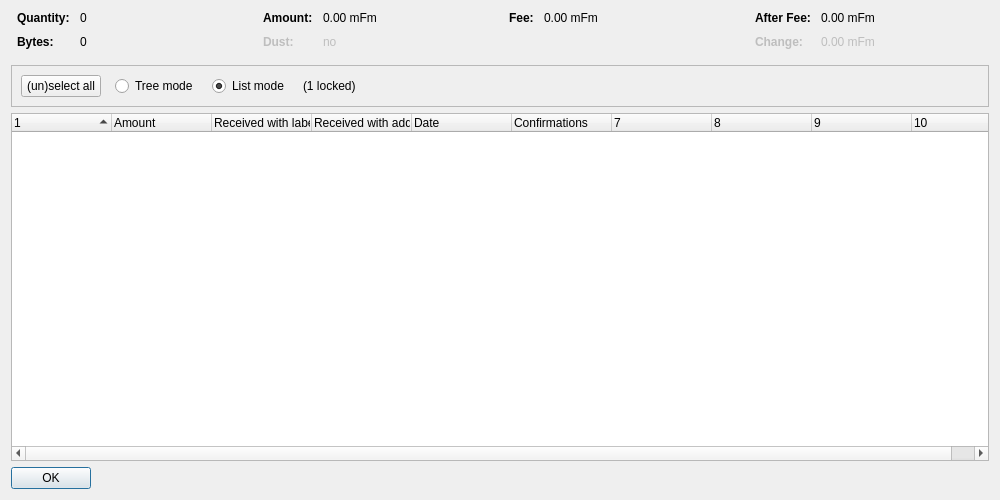
<?xml version="1.0" encoding="UTF-8"?>
<ui version="4.0">
 <class>CoinControlDialog</class>
 <widget class="QDialog" name="CoinControlDialog">
  <property name="geometry">
   <rect>
    <x>0</x>
    <y>0</y>
    <width>1000</width>
    <height>500</height>
   </rect>
  </property>
  <property name="windowTitle">
   <string>Coin Selection</string>
  </property>
  <layout class="QVBoxLayout" name="verticalLayout">
   <item>
    <layout class="QHBoxLayout" name="horizontalLayoutTop" stretch="0,0,0,0">
     <property name="topMargin">
      <number>0</number>
     </property>
     <property name="bottomMargin">
      <number>10</number>
     </property>
     <item>
      <layout class="QFormLayout" name="formLayoutCoinControl1">
       <property name="horizontalSpacing">
        <number>10</number>
       </property>
       <property name="verticalSpacing">
        <number>10</number>
       </property>
       <property name="leftMargin">
        <number>6</number>
       </property>
       <property name="rightMargin">
        <number>6</number>
       </property>
       <item row="0" column="0">
        <widget class="QLabel" name="labelCoinControlQuantityText">
         <property name="font">
          <font>
           <weight>75</weight>
           <bold>true</bold>
          </font>
         </property>
         <property name="text">
          <string>Quantity:</string>
         </property>
        </widget>
       </item>
       <item row="0" column="1">
        <widget class="QLabel" name="labelCoinControlQuantity">
         <property name="cursor">
          <cursorShape>IBeamCursor</cursorShape>
         </property>
         <property name="contextMenuPolicy">
          <enum>Qt::ActionsContextMenu</enum>
         </property>
         <property name="text">
          <string notr="true">0</string>
         </property>
         <property name="textInteractionFlags">
          <set>Qt::LinksAccessibleByMouse|Qt::TextSelectableByKeyboard|Qt::TextSelectableByMouse</set>
         </property>
        </widget>
       </item>
       <item row="1" column="0">
        <widget class="QLabel" name="labelCoinControlBytesText">
         <property name="font">
          <font>
           <weight>75</weight>
           <bold>true</bold>
          </font>
         </property>
         <property name="text">
          <string>Bytes:</string>
         </property>
        </widget>
       </item>
       <item row="1" column="1">
        <widget class="QLabel" name="labelCoinControlBytes">
         <property name="cursor">
          <cursorShape>IBeamCursor</cursorShape>
         </property>
         <property name="contextMenuPolicy">
          <enum>Qt::ActionsContextMenu</enum>
         </property>
         <property name="text">
          <string notr="true">0</string>
         </property>
         <property name="textInteractionFlags">
          <set>Qt::LinksAccessibleByMouse|Qt::TextSelectableByKeyboard|Qt::TextSelectableByMouse</set>
         </property>
        </widget>
       </item>
      </layout>
     </item>
     <item>
      <layout class="QFormLayout" name="formLayoutCoinControl2">
       <property name="horizontalSpacing">
        <number>10</number>
       </property>
       <property name="verticalSpacing">
        <number>10</number>
       </property>
       <property name="leftMargin">
        <number>6</number>
       </property>
       <property name="rightMargin">
        <number>6</number>
       </property>
       <item row="0" column="0">
        <widget class="QLabel" name="labelCoinControlAmountText">
         <property name="font">
          <font>
           <weight>75</weight>
           <bold>true</bold>
          </font>
         </property>
         <property name="text">
          <string>Amount:</string>
         </property>
        </widget>
       </item>
       <item row="0" column="1">
        <widget class="QLabel" name="labelCoinControlAmount">
         <property name="cursor">
          <cursorShape>IBeamCursor</cursorShape>
         </property>
         <property name="contextMenuPolicy">
          <enum>Qt::ActionsContextMenu</enum>
         </property>
         <property name="text">
          <string notr="true">0.00 mFm</string>
         </property>
         <property name="textInteractionFlags">
          <set>Qt::LinksAccessibleByMouse|Qt::TextSelectableByKeyboard|Qt::TextSelectableByMouse</set>
         </property>
        </widget>
       </item>
       <item row="1" column="0">
        <widget class="QLabel" name="labelCoinControlLowOutputText">
         <property name="enabled">
          <bool>false</bool>
         </property>
         <property name="font">
          <font>
           <weight>75</weight>
           <bold>true</bold>
          </font>
         </property>
         <property name="text">
          <string>Dust:</string>
         </property>
        </widget>
       </item>
       <item row="1" column="1">
        <widget class="QLabel" name="labelCoinControlLowOutput">
         <property name="enabled">
          <bool>false</bool>
         </property>
         <property name="cursor">
          <cursorShape>IBeamCursor</cursorShape>
         </property>
         <property name="contextMenuPolicy">
          <enum>Qt::ActionsContextMenu</enum>
         </property>
         <property name="text">
          <string notr="true">no</string>
         </property>
         <property name="textInteractionFlags">
          <set>Qt::LinksAccessibleByMouse|Qt::TextSelectableByKeyboard|Qt::TextSelectableByMouse</set>
         </property>
        </widget>
       </item>
      </layout>
     </item>
     <item>
      <layout class="QFormLayout" name="formLayoutCoinControl3">
       <property name="horizontalSpacing">
        <number>10</number>
       </property>
       <property name="verticalSpacing">
        <number>10</number>
       </property>
       <property name="leftMargin">
        <number>6</number>
       </property>
       <property name="rightMargin">
        <number>6</number>
       </property>
       <item row="0" column="0">
        <widget class="QLabel" name="labelCoinControlFeeText">
         <property name="font">
          <font>
           <weight>75</weight>
           <bold>true</bold>
          </font>
         </property>
         <property name="text">
          <string>Fee:</string>
         </property>
        </widget>
       </item>
       <item row="0" column="1">
        <widget class="QLabel" name="labelCoinControlFee">
         <property name="cursor">
          <cursorShape>IBeamCursor</cursorShape>
         </property>
         <property name="contextMenuPolicy">
          <enum>Qt::ActionsContextMenu</enum>
         </property>
         <property name="text">
          <string notr="true">0.00 mFm</string>
         </property>
         <property name="textInteractionFlags">
          <set>Qt::LinksAccessibleByMouse|Qt::TextSelectableByKeyboard|Qt::TextSelectableByMouse</set>
         </property>
        </widget>
       </item>
      </layout>
     </item>
     <item>
      <layout class="QFormLayout" name="formLayoutCoinControl4">
       <property name="horizontalSpacing">
        <number>10</number>
       </property>
       <property name="verticalSpacing">
        <number>10</number>
       </property>
       <property name="leftMargin">
        <number>6</number>
       </property>
       <property name="rightMargin">
        <number>6</number>
       </property>
       <item row="0" column="0">
        <widget class="QLabel" name="labelCoinControlAfterFeeText">
         <property name="font">
          <font>
           <weight>75</weight>
           <bold>true</bold>
          </font>
         </property>
         <property name="text">
          <string>After Fee:</string>
         </property>
        </widget>
       </item>
       <item row="0" column="1">
        <widget class="QLabel" name="labelCoinControlAfterFee">
         <property name="cursor">
          <cursorShape>IBeamCursor</cursorShape>
         </property>
         <property name="contextMenuPolicy">
          <enum>Qt::ActionsContextMenu</enum>
         </property>
         <property name="text">
          <string notr="true">0.00 mFm</string>
         </property>
         <property name="textInteractionFlags">
          <set>Qt::LinksAccessibleByMouse|Qt::TextSelectableByKeyboard|Qt::TextSelectableByMouse</set>
         </property>
        </widget>
       </item>
       <item row="1" column="0">
        <widget class="QLabel" name="labelCoinControlChangeText">
         <property name="enabled">
          <bool>false</bool>
         </property>
         <property name="font">
          <font>
           <weight>75</weight>
           <bold>true</bold>
          </font>
         </property>
         <property name="text">
          <string>Change:</string>
         </property>
        </widget>
       </item>
       <item row="1" column="1">
        <widget class="QLabel" name="labelCoinControlChange">
         <property name="enabled">
          <bool>false</bool>
         </property>
         <property name="cursor">
          <cursorShape>IBeamCursor</cursorShape>
         </property>
         <property name="contextMenuPolicy">
          <enum>Qt::ActionsContextMenu</enum>
         </property>
         <property name="text">
          <string notr="true">0.00 mFm</string>
         </property>
         <property name="textInteractionFlags">
          <set>Qt::LinksAccessibleByMouse|Qt::TextSelectableByKeyboard|Qt::TextSelectableByMouse</set>
         </property>
        </widget>
       </item>
      </layout>
     </item>
    </layout>
   </item>
   <item>
    <widget class="QFrame" name="frame">
     <property name="minimumSize">
      <size>
       <width>0</width>
       <height>40</height>
      </size>
     </property>
     <property name="frameShape">
      <enum>QFrame::StyledPanel</enum>
     </property>
     <property name="frameShadow">
      <enum>QFrame::Sunken</enum>
     </property>
     <layout class="QHBoxLayout" name="horizontalLayout">
      <item>
       <layout class="QHBoxLayout" name="horizontalLayoutPanel" stretch="0,0,0,0,0">
        <property name="spacing">
         <number>14</number>
        </property>
        <item>
         <widget class="QPushButton" name="pushButtonSelectAll">
          <property name="sizePolicy">
           <sizepolicy hsizetype="Maximum" vsizetype="Fixed">
            <horstretch>0</horstretch>
            <verstretch>0</verstretch>
           </sizepolicy>
          </property>
          <property name="text">
           <string>(un)select all</string>
          </property>
          <property name="autoDefault">
           <bool>false</bool>
          </property>
         </widget>
        </item>
        <item>
         <widget class="QRadioButton" name="radioTreeMode">
          <property name="sizePolicy">
           <sizepolicy hsizetype="Maximum" vsizetype="Fixed">
            <horstretch>0</horstretch>
            <verstretch>0</verstretch>
           </sizepolicy>
          </property>
          <property name="text">
           <string>Tree mode</string>
          </property>
         </widget>
        </item>
        <item>
         <widget class="QRadioButton" name="radioListMode">
          <property name="sizePolicy">
           <sizepolicy hsizetype="Maximum" vsizetype="Fixed">
            <horstretch>0</horstretch>
            <verstretch>0</verstretch>
           </sizepolicy>
          </property>
          <property name="text">
           <string>List mode</string>
          </property>
          <property name="checked">
           <bool>true</bool>
          </property>
         </widget>
        </item>
        <item>
         <widget class="QLabel" name="labelLocked">
          <property name="text">
           <string notr="true">(1 locked)</string>
          </property>
         </widget>
        </item>
        <item>
         <spacer name="horizontalSpacer">
          <property name="orientation">
           <enum>Qt::Horizontal</enum>
          </property>
          <property name="sizeHint" stdset="0">
           <size>
            <width>40</width>
            <height>20</height>
           </size>
          </property>
         </spacer>
        </item>
       </layout>
      </item>
     </layout>
    </widget>
   </item>
   <item>
    <widget class="CoinControlTreeWidget" name="treeWidget">
     <property name="contextMenuPolicy">
      <enum>Qt::CustomContextMenu</enum>
     </property>
     <property name="sortingEnabled">
      <bool>false</bool>
     </property>
     <property name="columnCount">
      <number>10</number>
     </property>
     <attribute name="headerShowSortIndicator" stdset="0">
      <bool>true</bool>
     </attribute>
     <attribute name="headerStretchLastSection">
      <bool>false</bool>
     </attribute>
     <column>
      <property name="text">
       <string/>
      </property>
     </column>
     <column>
      <property name="text">
       <string>Amount</string>
      </property>
     </column>
     <column>
      <property name="text">
       <string>Received with label</string>
      </property>
     </column>
     <column>
      <property name="text">
       <string>Received with address</string>
      </property>
     </column>
     <column>
      <property name="text">
       <string>Date</string>
      </property>
     </column>
     <column>
      <property name="text">
       <string>Confirmations</string>
      </property>
      <property name="toolTip">
       <string>Confirmed</string>
      </property>
     </column>
     <column>
      <property name="text">
       <string/>
      </property>
     </column>
     <column>
      <property name="text">
       <string/>
      </property>
     </column>
     <column>
      <property name="text">
       <string/>
      </property>
     </column>
     <column>
      <property name="text">
       <string/>
      </property>
     </column>
    </widget>
   </item>
   <item>
    <widget class="QDialogButtonBox" name="buttonBox">
     <property name="sizePolicy">
      <sizepolicy hsizetype="Maximum" vsizetype="Fixed">
       <horstretch>0</horstretch>
       <verstretch>0</verstretch>
      </sizepolicy>
     </property>
     <property name="orientation">
      <enum>Qt::Horizontal</enum>
     </property>
     <property name="standardButtons">
      <set>QDialogButtonBox::Ok</set>
     </property>
    </widget>
   </item>
  </layout>
 </widget>
 <customwidgets>
  <customwidget>
   <class>CoinControlTreeWidget</class>
   <extends>QTreeWidget</extends>
   <header>qt/coincontroltreewidget.h</header>
  </customwidget>
 </customwidgets>
 <resources/>
 <connections/>
</ui>
